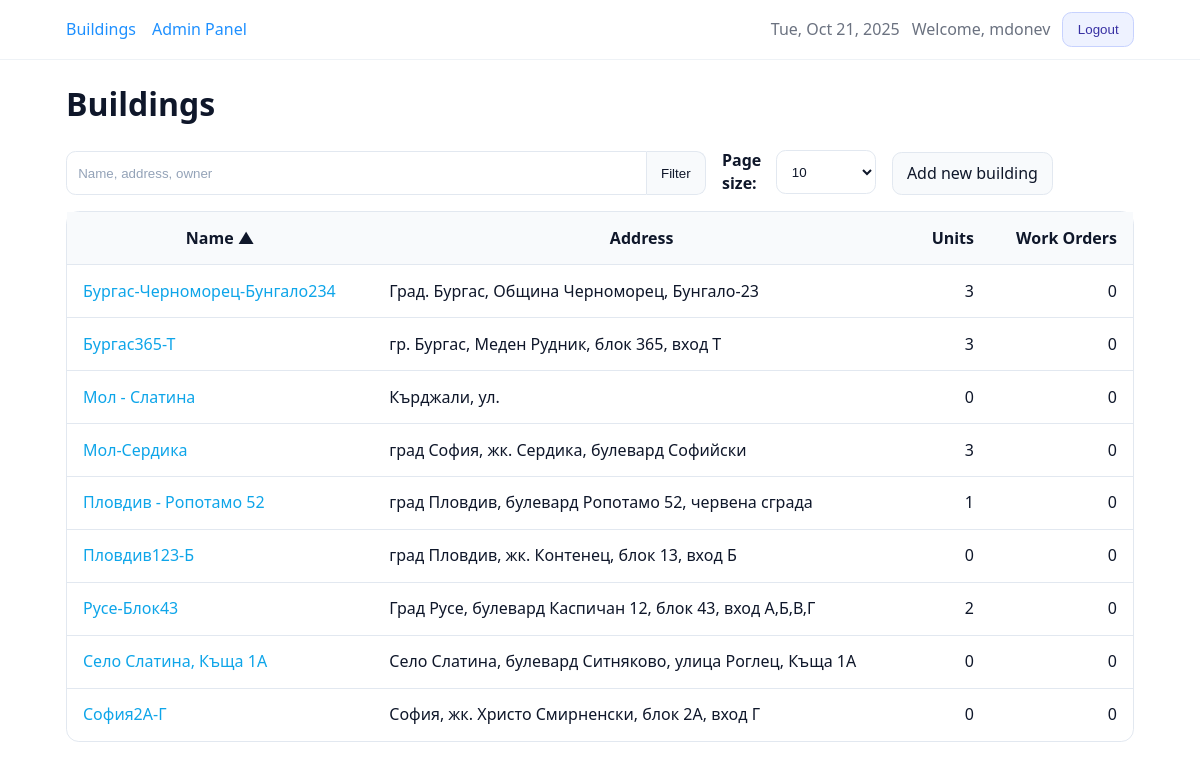
The app's page /buildings/ (signed in), older data.
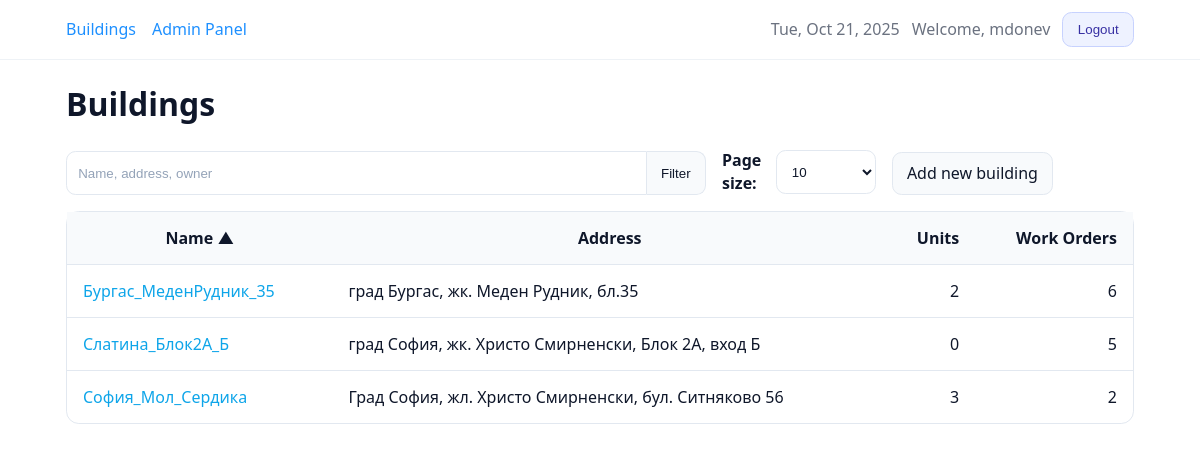
The same page, newer data.
### core/models.py (models this page shows, shortened)
class TimeStampedModel(models.Model):
    created_at = models.DateTimeField(auto_now_add=True, db_index=True)
    updated_at = models.DateTimeField(auto_now=True)
    class Meta:
        abstract = True

class Building(TimeStampedModel):
    owner = models.ForeignKey(
        settings.AUTH_USER_MODEL,
        on_delete=models.CASCADE,
        related_name="buildings",
    )
    name = models.CharField(max_length=255, db_index=True)
    address = models.CharField(max_length=512, blank=True)
    description = models.TextField(blank=True)
    objects = BuildingQuerySet.as_manager()
    class Meta:
        ordering = ["name", "id"]
    @property
    def units_count(self) -> int:
        val = getattr(self, "_units_count", None)
        return int(val) if val is not None else self.units.count()
    @property
    def work_orders_count(self) -> int:
        val = getattr(self, "_work_orders_count", None)
        if val is not None:
            return int(val)
        return self.work_orders.filter(
            archived_at__isnull=True,
            status__in=[WorkOrder.Status.OPEN, WorkOrder.Status.IN_PROGRESS],
        ).count()

### core/views.py (the view)
# urls.py: path("buildings/", views.BuildingListView.as_view(), name="buildings_list"),
class BuildingListView(LoginRequiredMixin, ListView):
    model = Building
    template_name = "core/buildings_list.html"
    context_object_name = "buildings"
    def get_paginate_by(self, queryset):
        try:
            return int(self.request.GET.get("per", 10))
        except (TypeError, ValueError):
            return 10
    def get_queryset(self):
        user = self.request.user
        qs = Building.objects.visible_to(user).with_unit_stats()
        q = (self.request.GET.get("q") or "").strip()
        if q:
            qs = qs.filter(
                Q(name__icontains=q)
                | Q(address__icontains=q)
                | Q(owner__username__icontains=q)
            )
        sort = (self.request.GET.get("sort") or "name").strip()
        allowed = {
            "name", "-name",
            "address", "-address",
            "units_count", "-units_count",
            "work_orders_count", "-work_orders_count",
        }
        if sort not in allowed:
            sort = "name"
        sort_map = {
            "units_count": "_units_count",
            "work_orders_count": "_work_orders_count",
        }
        if sort.lstrip("-") in sort_map:
            base = sort_map[sort.lstrip("-")]
            if sort.startswith("-"):
                sort = "-" + base
            else:
                sort = base
        return qs.order_by(sort, "id")
    def get_context_data(self, **kwargs):
        ctx = super().get_context_data(**kwargs)
        ctx["q"] = (self.request.GET.get("q") or "").strip()
        try:
            ctx["per"] = int(self.request.GET.get("per", 10))
        except (TypeError, ValueError):
            ctx["per"] = 10
        ctx["sort"] = (self.request.GET.get("sort") or "name").strip()
        return ctx

### core/models.py (called while the page is built)
    def visible_to(self, user):
        if not user or not user.is_authenticated:
            return self.none()
        if user.is_staff or user.is_superuser:
            return self
        return self.filter(owner=user)

    def with_unit_stats(self):
        return self.annotate(
            _units_count=Count("units", distinct=True),
            _work_orders_count=Count(
                "work_orders",
                filter=Q(work_orders__archived_at__isnull=True)
                       & Q(work_orders__status__in=[
                            WorkOrder.Status.OPEN,
                            WorkOrder.Status.IN_PROGRESS
                         ]),
                distinct=True,
            ),
        )

### templates/core/buildings_list.html (shortened to what this page needs)
{% extends "base.html" %}
{% block content %}
  <h1>Buildings</h1>
  <form method="get" class="row" style="gap:1rem; flex-wrap:wrap; align-items:flex-end; margin:.5rem 0 1rem;">
    <div class="input-group joined" style="flex:1; min-width:320px; max-width:640px;">
      <input id="id_q" class="input-search" type="text" name="q" value="{{ q }}" placeholder="Name, address, owner"/>
      <button class="btn" type="submit">Filter</button>
    </div>
    <div class="row" style="gap:.5rem; align-items:center;">
      <label for="id_per" style="margin:0;">Page size:</label>
      <select id="id_per" name="per" onchange="this.form.submit()">
        <option value="10"  {% if per == 10  %}selected{% endif %}>10</option>
      </select>
    </div>
    <a class="btn" href="{% url 'building_create' %}">Add new building</a>
  </form>
  <div class="table-wrap">
    <table class="bm-table">
      <thead>
        <tr>
          <th>
            {% with field='name' %}
              {% if sort == field %}
                <a href="?q={{ q|urlencode }}&sort=-name&per={{ per }}">Name ▲</a>
              {% elif sort == '-'|add:field %}
                <a href="?q={{ q|urlencode }}&sort=name&per={{ per }}">Name ▼</a>
              {% else %}
                <a href="?q={{ q|urlencode }}&sort=name&per={{ per }}">Name</a>
              {% endif %}
            {% endwith %}
          </th>
          <th>
            {% with field='address' %}
              {% if sort == field %}
                <a href="?q={{ q|urlencode }}&sort=-address&per={{ per }}">Address ▲</a>
              {% elif sort == '-'|add:field %}
                <a href="?q={{ q|urlencode }}&sort=address&per={{ per }}">Address ▼</a>
              {% else %}
                <a href="?q={{ q|urlencode }}&sort=address&per={{ per }}">Address</a>
              {% endif %}
            {% endwith %}
          </th>
          <th class="text-right">
            {% with field='units_count' %}
              {% if sort == field %}
                <a href="?q={{ q|urlencode }}&sort=-units_count&per={{ per }}">Units ▲</a>
              {% elif sort == '-'|add:field %}
                <a href="?q={{ q|urlencode }}&sort=units_count&per={{ per }}">Units ▼</a>
              {% else %}
                <a href="?q={{ q|urlencode }}&sort=units_count&per={{ per }}">Units</a>
              {% endif %}
            {% endwith %}
          </th>
          <th class="text-right">
            {% with field='work_orders_count' %}
              {% if sort == field %}
                <a href="?q={{ q|urlencode }}&sort=-work_orders_count&per={{ per }}">Work Orders▲</a>
              {% elif sort == '-'|add:field %}
                <a href="?q={{ q|urlencode }}&sort=work_orders_count&per={{ per }}">Work Orders▼</a>
              {% else %}
                <a href="?q={{ q|urlencode }}&sort=work_orders_count&per={{ per }}">Work Orders</a>
              {% endif %}
            {% endwith %}
          </th>
        </tr>
      </thead>
      <tbody>
        {% for b in buildings %}
          <tr>
            <td><a href="{% url 'building_detail' b.id %}">{{ b.name }}</a></td>
            <td>{{ b.address }}</td>
            <td class="text-right">{{ b.units_count }}</td>
            <td class="text-right">{{ b.work_orders_count }}</td>
          </tr>
        {% empty %}
          <tr><td colspan="4">No buildings found.</td></tr>
        {% endfor %}
      </tbody>
    </table>
  </div>
{% endblock %}

### templates/base.html (shortened to what this page needs)
{% load static %}
<!doctype html>
<html lang="en">
  <head>
    <link rel="stylesheet" href="{% static 'css/app.css' %}?v={% now 'U' %}"/>
  </head>
  <body class="{% block body_class %}{% endblock %}">
    <header style="border-bottom:1px solid #eef2f6; background:#fff;">
      <div style="max-width:1100px; margin:0 auto; padding:.75rem 1rem;">
        <div style="display:flex; justify-content:space-between; align-items:center; gap:1rem;">
          <nav style="display:flex; gap:1rem; align-items:center;" aria-label="Primary">
            {% block topbar_left %}
              <a href="{% url 'buildings_list' %}" style="text-decoration:none; color:#1e90ff;">Buildings</a>
              {% if user.is_staff %}
                <a href="{% url 'admin:index' %}" style="text-decoration:none; color:#1e90ff;">Admin Panel</a>
              {% endif %}
            {% endblock %}
          </nav>
          <div style="display:flex; gap:.75rem; align-items:center; white-space:nowrap;">
            {% block topbar_right %}
              {% if user.is_authenticated %}
                <time datetime="{% now 'c' %}" style="color:#6b7280;">{% now 'D, M j, Y' %}</time>
                <span style="color:#6b7280;">Welcome, {{ user.get_full_name|default:user.username }}</span>
                <form action="{% url 'logout' %}" method="post" style="display:inline;">
                  <button type="submit" class="btn btn-secondary">Logout</button>
                </form>
              {% else %}
                <a class="btn" href="{% url 'login' %}">Login</a>
              {% endif %}
            {% endblock %}
          </div>
        </div>
      </div>
    </header>
    <main style="max-width:1100px; margin:1.25rem auto; padding:0 1rem;">
      {% block content %}{% endblock %}
    </main>
  </body>
</html>

### static/css/app.css (style rules this page uses)
*, *::before, *::after { box-sizing: border-box; }
html, body { height: 100%; }
body { margin: 0; font-family: ui-sans-serif, system-ui, -apple-system, Segoe UI, Roboto, Helvetica, Arial; line-height: 1.45; color: #0f172a; background: #fff; }
a { color: #0ea5e9; text-decoration: none; }
.row { display: flex; align-items: center; }
.text-right { text-align: right; }
.btn { --bg: #f8fafc; --bd: #e2e8f0; --fg: #0f172a; display:inline-flex;align-items:center;justify-content:center; padding:.55rem .9rem;border:1px solid var(--bd);border-radius:.6rem; background:var(--bg);color:var(--fg);font-weight:500;cursor:pointer;user-select:none; transition: background-color .15s ease, border-color .15s ease, color .15s ease; }
.btn-secondary { --bg:#eef2ff; --bd:#c7d2fe; --fg:#3730a3; }
label { font-weight: 600; color: #0f172a; display:inline-block; margin-bottom:.35rem; }
.input, input[type=text], input[type=password], input[type=email], input[type=tel], input[type=number], input[type=date], select, textarea { width:100%; display:block; padding:.6rem .7rem; border:1px solid #e2e8f0; border-radius:.6rem; background:#fff; color:#0f172a; outline:none; transition: border-color .15s ease, box-shadow .15s ease; box-sizing: border-box; }
.input, input[type=text], input[type=password], input[type=email], input[type=tel], input[type=number], input[type=date], select { height: 44px; line-height: 1.4; }
.input::placeholder, input::placeholder, textarea::placeholder { color:#94a3b8; }
.input-search { padding:.65rem .8rem; }
.input-group.joined { display:flex; }
.input-group.joined > .input-search { border-top-right-radius:0;border-bottom-right-radius:0;flex:1 1 auto; }
.input-group.joined > .btn { border-top-left-radius:0;border-bottom-left-radius:0;border-left:0; }
.table-wrap { overflow-x:auto; }
.bm-table { width:100%; border-collapse:separate; border-spacing:0; border:1px solid #e2e8f0; border-radius:.8rem; background:#fff; }
.bm-table th, .bm-table td { padding:.9rem 1rem; border-bottom:1px solid #e2e8f0; vertical-align:middle; }
.bm-table thead th { position:sticky; top:0; z-index:1; background:#f8fafc; font-weight:700; color:#0f172a; }
.bm-table tr:last-child td { border-bottom:0; }
.bm-table th a { color:inherit; text-decoration:none; }
.bm-table a { text-underline-offset:2px; }

Row changes from the older to the newer data that the page shows:
removed Building: name "Бургас-Черноморец-Бунгало234", address "Град. Бургас, Община Черноморец, Бунгало-23", units_count "3", work_orders_count "0"
removed Building: name "Мол - Слатина", address "Кърджали, ул.", units_count "0", work_orders_count "0"
removed Building: name "Мол-Сердика", address "град София, жк. Сердика, булевард Софийски", units_count "3", work_orders_count "0"
removed Building: name "Пловдив - Ропотамо 52", address "град Пловдив, булевард Ропотамо 52, червена сграда", units_count "1", work_orders_count "0"
removed Building: name "Русе-Блок43", address "Град Русе, булевард Каспичан 12, блок 43, вход А,Б,В,Г", units_count "2", work_orders_count "0"
removed Building: name "Село Слатина, Къща 1А", address "Село Слатина, булевард Ситняково, улица Роглец, Къща 1А", units_count "0", work_orders_count "0"
changed Building: name "Бургас365-Т" → "Бургас_МеденРудник_35"; address "гр. Бургас, Меден Рудник, блок 365, вход Т" → "град Бургас, жк. Меден Рудник, бл.35"; units_count "3" → "2"; work_orders_count "0" → "6"
changed Building: name "Пловдив123-Б" → "Слатина_Блок2А_Б"; address "град Пловдив, жк. Контенец, блок 13, вход Б" → "град София, жк. Христо Смирненски, Блок 2А, вход Б"; work_orders_count "0" → "5"
changed Building: name "София2А-Г" → "София_Мол_Сердика"; address "София, жк. Христо Смирненски, блок 2А, вход Г" → "Град София, жл. Христо Смирненски, бул. Ситняково 56"; units_count "0" → "3"; work_orders_count "0" → "2"
